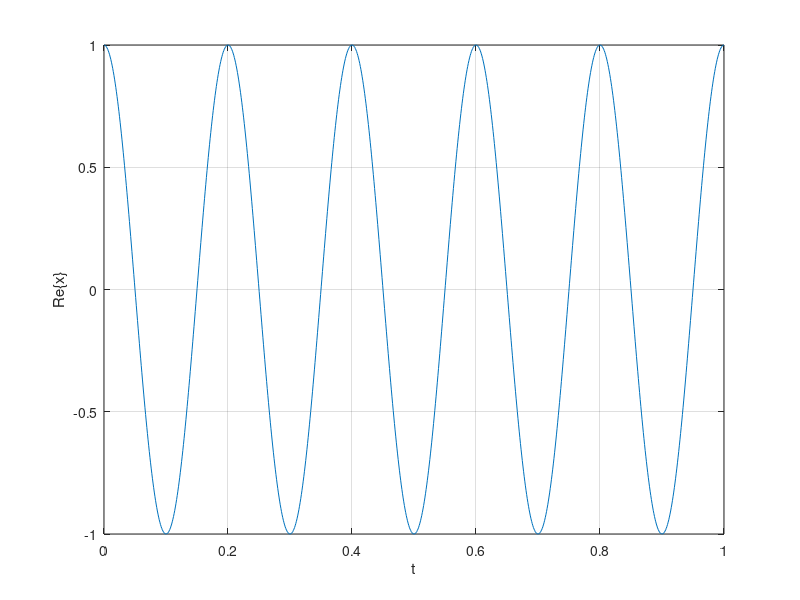
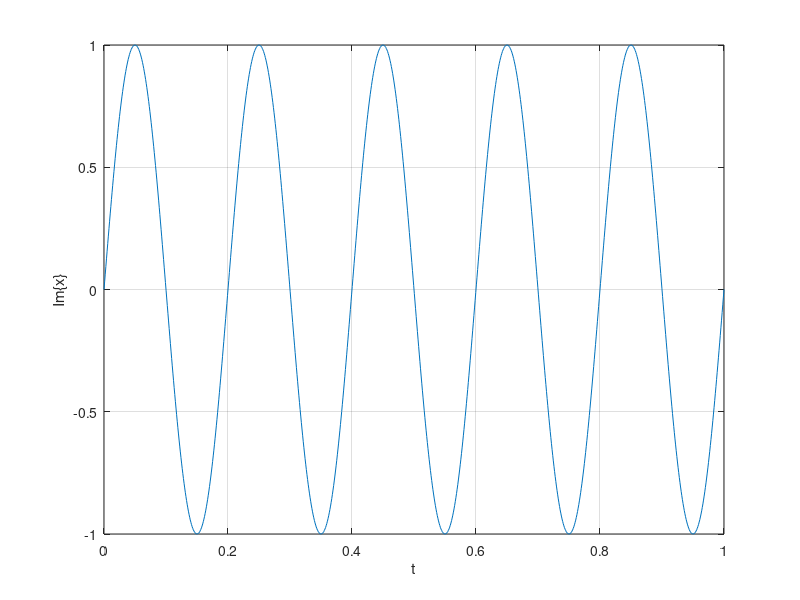
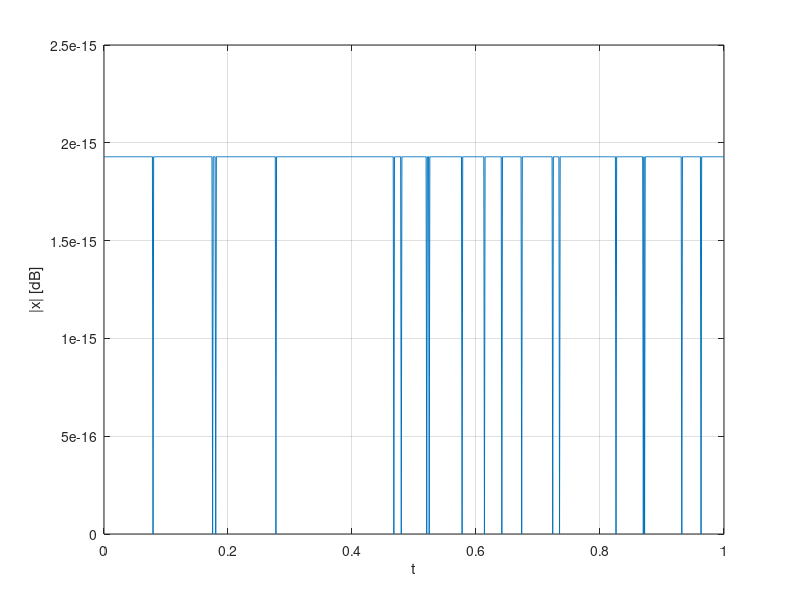

These charts were generated, in order, by the following MATLAB code:
clear; clc; close all;
N = 1000; t = linspace(0,1,N);            % بردار زمان
f0 = 5;                                   % Hz
x = exp(1j*2*pi*f0*t);                    % e^{j2πf0 t}
mag = abs(x); phase = angle(x);

figure; plot(t, real(x)); grid on; xlabel('t'); ylabel('Re\{x\}');
figure; plot(t, imag(x)); grid on; xlabel('t'); ylabel('Im\{x\}');
figure; plot(t, 20*log10(mag+eps)); grid on; xlabel('t'); ylabel('|x| [dB]');
